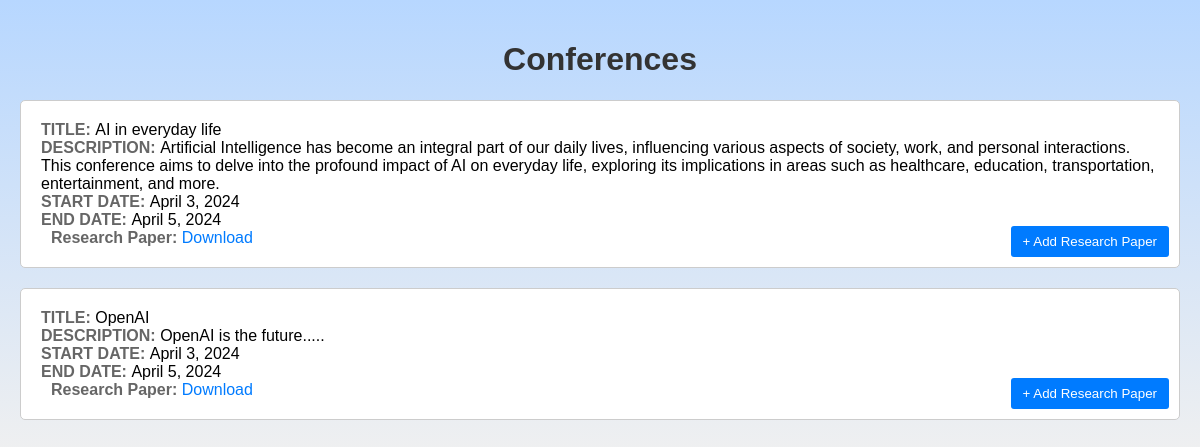
The page /dashboard/user/ on the database as committed earlier.
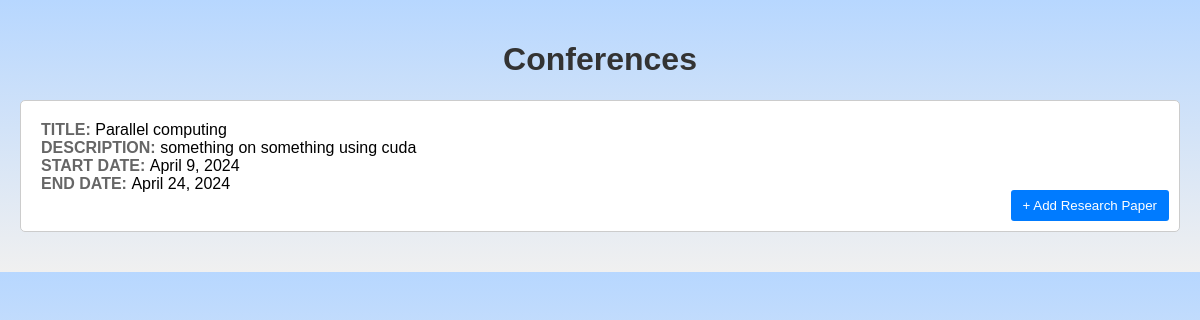
The same page on the database as committed later.
### conferences/models.py (models this page shows)
class Conference(models.Model):
    title = models.CharField(max_length=100)
    description = models.TextField()
    start_date = models.DateField()
    end_date = models.DateField()
    research_paper = models.FileField(upload_to='research_papers/', blank=True, null=True)
    review = models.TextField(blank=True, null=True)

### conferences/views.py (the view)
# urls.py: path('dashboard/user/',views.user_dashboard,name='user_dashboard'),
def user_dashboard(request):
    myconferences = Conference.objects.all().values()
    template = loader.get_template('user_dashboard.html')
    context = {
        'myconferences': myconferences,
    }
    return HttpResponse(template.render(context, request))

### conferences/templates/user_dashboard.html (shortened to what this page needs)
<!DOCTYPE html>
<html lang="en">
<head>
</head>
<body>
    <h1>Conferences</h1>
    <ol>
        {% for conference in myconferences %}
          <li>
            <b>TITLE: </b>{{ conference.title }} <br>
            <b>DESCRIPTION: </b>{{ conference.description }}<br>
            <b>START DATE: </b>{{ conference.start_date }}<br>
            <b>END DATE: </b>{{ conference.end_date }}
            <br>
            <a href="{% url 'add_research_paper' %}?conference_id={{ conference.id }}"><button>+ Add Research Paper</button></a>
            {% if conference.research_paper %}
              <b>Research Paper:</b>
              <a href="{{ conference.research_paper.url }}">Download</a>
            {% endif %}
          </li>
        {% endfor %}
      </ol>
</body>
</html>

Rows that differ between the two databases and show on the page:
removed Conference: title "AI in everyday life", description "Artificial Intelligence has become an integral part of our daily lives, influencing various aspects of society, work, and personal interactions. This conference aims to delve into the profound impact of AI on everyday life, exploring its implications in areas such as healthcare, education, transportation, entertainment, and more.", start_date "April 3, 2024", end_date "April 5, 2024"
removed Conference: title "OpenAI", description "OpenAI is the future.....", start_date "April 3, 2024", end_date "April 5, 2024"
added Conference: title "Parallel computing", description "something on something using cuda", start_date "April 9, 2024", end_date "April 24, 2024"
